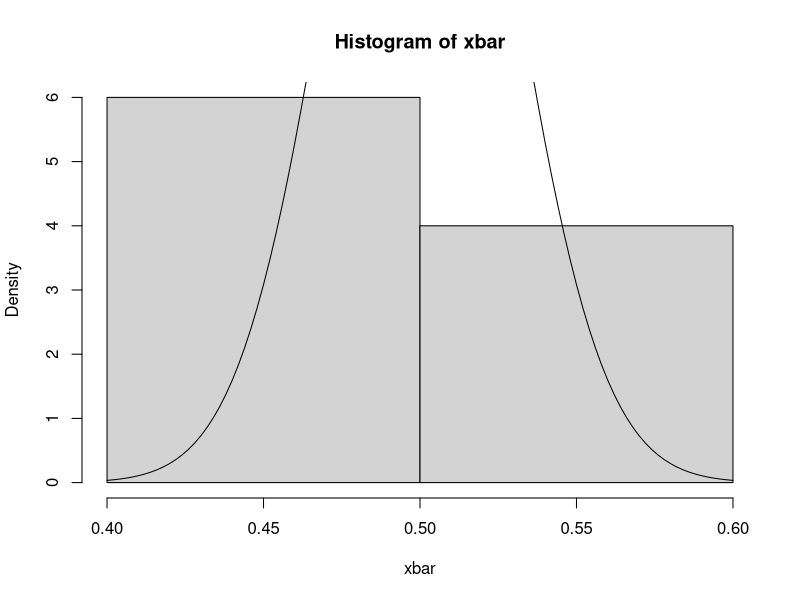
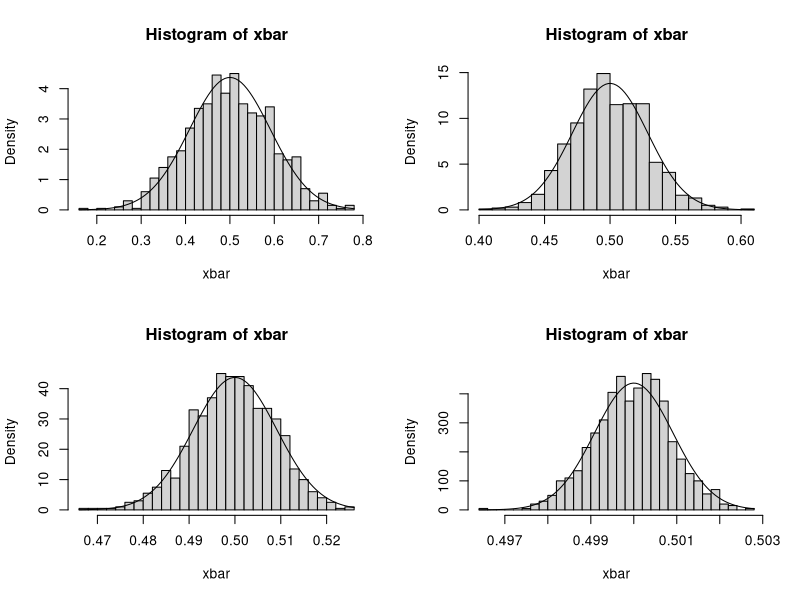

Generate these figures, in order, with R: (Note: a time limit stopped this script after it produced the figures.)
# 일양분포

mu = .5; var = 1 / 12
m = 10
n = 100
xbar = rep(0, m)

for (i in 1:m) {
x = runif(n)
xbar[i] = mean(x)
}

xbar_mu = mean(xbar)
xbar_var = var(xbar)

cat('표본이 개수 = ', n, ', 자료 set의 개수 = ', m, '\n',
'모평균 = ', mu, ', 표본평균의 평균 = ', xbar_mu, '\n',
'모분산 = ', var, ', var / n = ', var / n, ', 표본평균의 분산 = ', xbar_var, '\n')

hist(xbar, breaks = 'fd', prob = T)
curve(dnorm(x, mu, sqrt(var / n)), add = T)


# 실습1
par(mfrow = c(2, 2))

mu = .5; var = 1 / 12
m = 1000
xbar = rep(0, m)

for (j in 10^c(1, 2, 3, 5)) {
n = j

for (i in 1:m) {
x = runif(n)
xbar[i] = mean(x)
}

xbar_mu = mean(xbar)
xbar_var = var(xbar)

cat('표본이 개수 = ', n, ', 자료 set의 개수 = ', m, '\n',
'모평균 = ', mu, ', 표본평균의 평균 = ', xbar_mu, '\n',
'모분산 = ', var, ', var / n = ', var / n, ', 표본평균의 분산 = ', xbar_var, '\n\n')

hist(xbar, breaks = 'fd', prob = T)
curve(dnorm(x, mu, sqrt(var / n)), add = T)
}

par(mfrow = c(1, 1))


# 실습2
m = 100000
n = 100000
xbar = rep(0, m)

for (i in 1:m) {
x = runif(n)
xbar[i] = mean(x)
}

xbar_mu = mean(xbar)
xbar_var = var(xbar)

cat('표본이 개수 = ', n, ', 자료 set의 개수 = ', m, '\n',
'모평균 = ', mu, ', 표본평균의 평균 = ', xbar_mu, '\n',
'모분산 = ', var, ', var / n = ', var / n, ', 표본평균의 분산 = ', xbar_var, '\n')

hist(xbar, breaks = 'fd', prob = T)
curve(dnorm(x, mu, sqrt(var / n)), add = T)


# 정규분포
mu = 10; var = 25
m = 10
n = 100
xbar = rep(0, m)

for (i in 1:m) {
x = rnorm(n, mu, sqrt(var))
xbar[i] = mean(x)
}

xbar_mu = mean(xbar)
xbar_var = var(xbar)

cat('표본이 개수 = ', n, ', 자료 set의 개수 = ', m, '\n',
'모평균 = ', mu, ', 표본평균의 평균 = ', xbar_mu, '\n',
'모분산 = ', var, ', var / n = ', var / n, ', 표본평균의 분산 = ', xbar_var, '\n')

hist(xbar, breaks = 'fd', prob = T)
curve(dnorm(x, mu, sqrt(var / n)), add = T)


# 실습3
par(mfrow = c(2, 2))

mu = -10; var = 10
m = 1000
xbar = rep(0, m)

for (j in 10^c(1, 2, 3, 5)) {
n = j

for (i in 1:m) {
x = rnorm(n, mu, sqrt(var))
xbar[i] = mean(x)
}

xbar_mu = mean(xbar)
xbar_var = var(xbar)

cat('표본이 개수 = ', n, ', 자료 set의 개수 = ', m, '\n',
'모평균 = ', mu, ', 표본평균의 평균 = ', xbar_mu, '\n',
'모분산 = ', var, ', var / n = ', var / n, ', 표본평균의 분산 = ', xbar_var, '\n\n')

hist(xbar, breaks = 'fd', prob = T)
curve(dnorm(x, mu, sqrt(var / n)), add = T)
}

par(mfrow = c(1, 1))


# 실습4
m = 100000
n = 100000
xbar = rep(0, m)

for (i in 1:m) {
x = rnorm(n, mu, sqrt(var))
xbar[i] = mean(x)
}

xbar_mu = mean(xbar)
xbar_var = var(xbar)

cat('표본이 개수 = ', n, ', 자료 set의 개수 = ', m, '\n',
'모평균 = ', mu, ', 표본평균의 평균 = ', xbar_mu, '\n',
'모분산 = ', var, ', var / n = ', var / n, ', 표본평균의 분산 = ', xbar_var, '\n')

hist(xbar, breaks = 'fd', prob = T)
curve(dnorm(x, mu, sqrt(var / n)), add = T)


# 지수분포
dexp(1, 1)
pexp(1, 1, lower.tail = T)
pexp(2, 1) - pexp(1, 1)

x = seq(0, 20, by = .01)
y1 = dexp(x, 1)
plot(x, y1, type = 'l', col = 'red')

y2 = dexp(x, 5)
y3 = dexp(x, 10)
plot(x, y1, type = 'l', col = '2', ylim = c(0, .8))
lines(x, y2, type = 'l', col = '4')
lines(x, y3, type = 'l', col = '6')

par(mfrow = c(2, 3))

for (i in 10^(1:6)) {
y = rexp(i, 1)
hist(y, ylim = c(0, .5), prob = T)
curve(dnorm(x, 1, 1), add = T)
}

par(mfrow = c(1, 1))

rx = rexp(100, 5)
mean(rx); sd(rx)

hist(rx, probability = T, xlim = c(0, 3), ylim = c(0, 4), main = 'Exponential(5)')
curve(dexp(x, 5), add = T)


lambda = 1; mu = 1 / lambda; var = 1 / lambda^2
m = 10
n = 100
xbar = rep(0, m)

for (i in 1:m) {
x = rexp(n, lambda)
xbar[i] = mean(x)
}

xbar_mu = mean(xbar)
xbar_var = var(xbar)

cat('표본이 개수 = ', n, ', 자료 set의 개수 = ', m, '\n',
'모평균 = ', mu, ', 표본평균의 평균 = ', xbar_mu, '\n',
'모분산 = ', var, ', var / n = ', var / n, ', 표본평균의 분산 = ', xbar_var, '\n')

hist(xbar, breaks = 'fd', prob = T)
curve(dnorm(x, mu, sqrt(var / n)), add = T)


# 실습5
par(mfrow = c(2, 2))

lambda = 2; mu = 1 / lambda; var = 1 / lambda^2
m = 1000
xbar = rep(0, m)

for (j in 10^c(1, 2, 3, 5)) {
n = j

for (i in 1:m) {
x = rnorm(n, mu, sqrt(var))
xbar[i] = mean(x)
}

xbar_mu = mean(xbar)
xbar_var = var(xbar)

cat('표본이 개수 = ', n, ', 자료 set의 개수 = ', m, '\n',
'모평균 = ', mu, ', 표본평균의 평균 = ', xbar_mu, '\n',
'모분산 = ', var, ', var / n = ', var / n, ', 표본평균의 분산 = ', xbar_var, '\n\n')

hist(xbar, breaks = 'fd', prob = T)
curve(dnorm(x, mu, sqrt(var / n)), add = T)
}

par(mfrow = c(1, 1))


# 실습6
m = 100000
n = 100000
xbar = rep(0, m)

for (i in 1:m) {
x = rexp(n, lambda)
xbar[i] = mean(x)
}

xbar_mu = mean(xbar)
xbar_var = var(xbar)

cat('표본이 개수 = ', n, ', 자료 set의 개수 = ', m, '\n',
'모평균 = ', mu, ', 표본평균의 평균 = ', xbar_mu, '\n',
'모분산 = ', var, ', var / n = ', var / n, ', 표본평균의 분산 = ', xbar_var, '\n')

hist(xbar, breaks = 'fd', prob = T)
curve(dnorm(x, mu, sqrt(var / n)), add = T)


# 실습7
par(mfrow = c(2, 2))

df = 10; mu = 0; var = df / (df - 2)
m = 1000
xbar = rep(0, m)

for (j in 10^c(1, 2, 3, 5)) {
n = j

for (i in 1:m) {
x = rt(n, df)
xbar[i] = mean(x)
}

xbar_mu = mean(xbar)
xbar_var = var(xbar)

cat('표본이 개수 = ', n, ', 자료 set의 개수 = ', m, '\n',
'모평균 = ', mu, ', 표본평균의 평균 = ', xbar_mu, '\n',
'모분산 = ', var, ', var / n = ', var / n, ', 표본평균의 분산 = ', xbar_var, '\n\n')

hist(xbar, breaks = 'fd', prob = T)
curve(dnorm(x, mu, sqrt(var / n)), add = T)
}

par(mfrow = c(1, 1))


# 실습8
par(mfrow = c(2, 2))

df = 5; mu = df; var = 2 * df
m = 1000
xbar = rep(0, m)

for (j in 10^c(1, 2, 3, 5)) {
n = j

for (i in 1:m) {
x = rchisq(n, df)
xbar[i] = mean(x)
}

xbar_mu = mean(xbar)
xbar_var = var(xbar)

cat('표본이 개수 = ', n, ', 자료 set의 개수 = ', m, '\n',
'모평균 = ', mu, ', 표본평균의 평균 = ', xbar_mu, '\n',
'모분산 = ', var, ', var / n = ', var / n, ', 표본평균의 분산 = ', xbar_var, '\n\n')

hist(xbar, breaks = 'fd', prob = T)
curve(dnorm(x, mu, sqrt(var / n)), add = T)
}

par(mfrow = c(1, 1))
